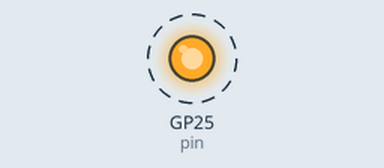
This program was run on a simulated Raspberry Pi Pico running MicroPython. Parts: output pins drawn as LEDs (lit = HIGH). Dashed ring = blinking. What the program prints to the serial console is not drawn.

Above: at 0.5 s.
Timing chart, 0 to 4.6 s (numbered marks = the images above):
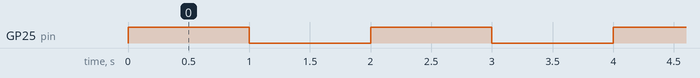

The program:

test.py
```python
from machine import Pin
from utime import sleep

pin = Pin("LED", Pin.OUT)

print("LED starts flashing...")
while True:
    try:
        pin.value(not pin.value())
        sleep(1) # sleep 1sec
    except KeyboardInterrupt:
        break
pin.off()
print("Finished.")
```

Measured:
- by itself, GP25 (pin): alternates HIGH for 1.0 s and LOW for 1.0 s
